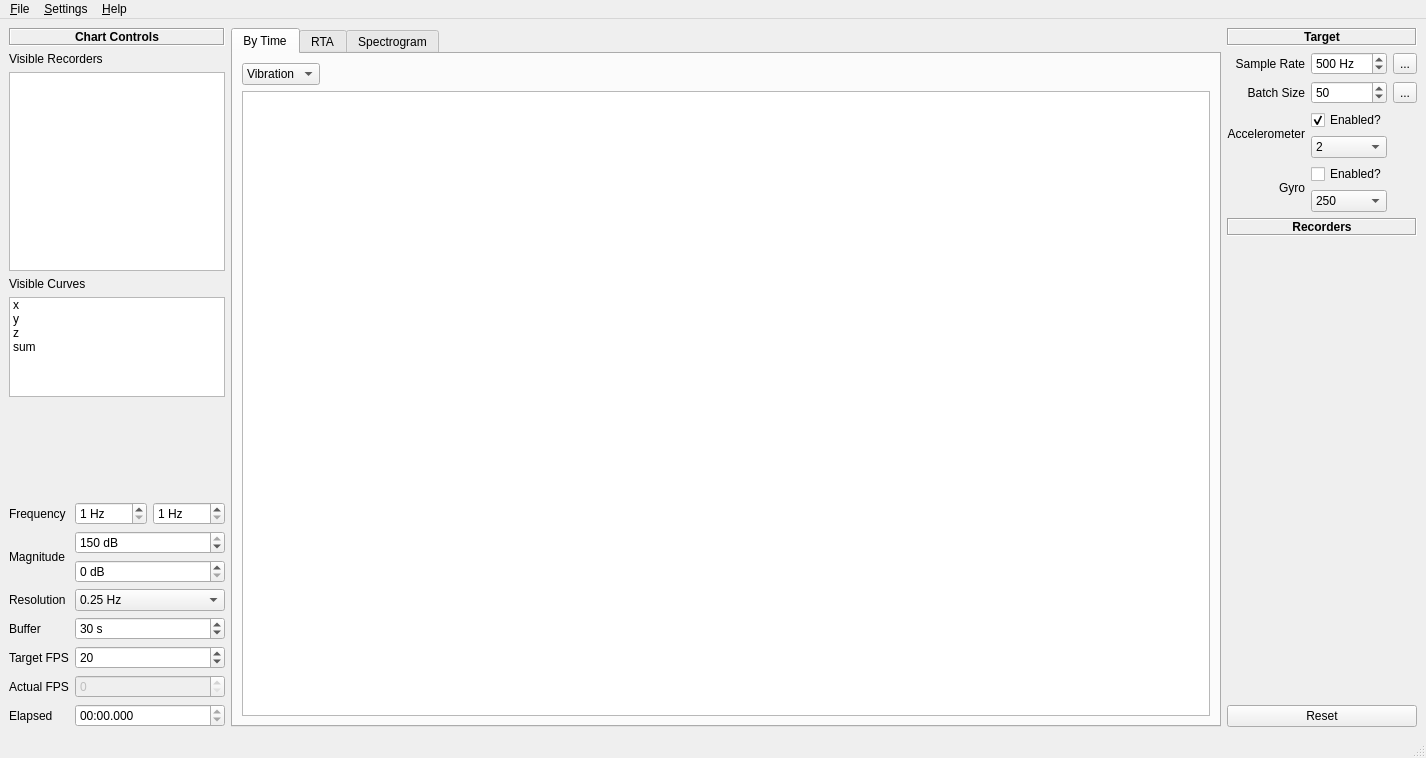
<?xml version="1.0" encoding="UTF-8"?>
<ui version="4.0">
 <class>MainWindow</class>
 <widget class="QMainWindow" name="MainWindow">
  <property name="geometry">
   <rect>
    <x>0</x>
    <y>0</y>
    <width>1426</width>
    <height>758</height>
   </rect>
  </property>
  <property name="windowTitle">
   <string>QVibe Analyser</string>
  </property>
  <widget class="QWidget" name="centralwidget">
   <layout class="QHBoxLayout" name="mainLayout" stretch="1,10,1">
    <item>
     <layout class="QVBoxLayout" name="chartControlLayout" stretch="0,0,2,0,1,1,0">
      <item>
       <widget class="QLabel" name="chartControlsLabel">
        <property name="font">
         <font>
          <weight>75</weight>
          <bold>true</bold>
         </font>
        </property>
        <property name="frameShape">
         <enum>QFrame::Box</enum>
        </property>
        <property name="frameShadow">
         <enum>QFrame::Sunken</enum>
        </property>
        <property name="text">
         <string>Chart Controls</string>
        </property>
        <property name="alignment">
         <set>Qt::AlignCenter</set>
        </property>
       </widget>
      </item>
      <item>
       <widget class="QLabel" name="activeRecordersLabel">
        <property name="text">
         <string>Visible Recorders</string>
        </property>
       </widget>
      </item>
      <item>
       <widget class="QListWidget" name="activeRecorders">
        <property name="selectionMode">
         <enum>QAbstractItemView::MultiSelection</enum>
        </property>
       </widget>
      </item>
      <item>
       <widget class="QLabel" name="visibleCurvesLabel">
        <property name="text">
         <string>Visible Curves</string>
        </property>
       </widget>
      </item>
      <item>
       <widget class="QListWidget" name="visibleCurves">
        <property name="selectionMode">
         <enum>QAbstractItemView::MultiSelection</enum>
        </property>
        <property name="resizeMode">
         <enum>QListView::Fixed</enum>
        </property>
        <item>
         <property name="text">
          <string>x</string>
         </property>
        </item>
        <item>
         <property name="text">
          <string>y</string>
         </property>
        </item>
        <item>
         <property name="text">
          <string>z</string>
         </property>
        </item>
        <item>
         <property name="text">
          <string>sum</string>
         </property>
        </item>
       </widget>
      </item>
      <item>
       <spacer name="verticalSpacer_2">
        <property name="orientation">
         <enum>Qt::Vertical</enum>
        </property>
        <property name="sizeHint" stdset="0">
         <size>
          <width>20</width>
          <height>40</height>
         </size>
        </property>
       </spacer>
      </item>
      <item>
       <layout class="QGridLayout" name="extraControlsLayout">
        <item row="5" column="1">
         <widget class="QSpinBox" name="fps">
          <property name="minimum">
           <number>1</number>
          </property>
          <property name="maximum">
           <number>50</number>
          </property>
          <property name="value">
           <number>20</number>
          </property>
         </widget>
        </item>
        <item row="3" column="0">
         <widget class="QLabel" name="resolutionHzLabel">
          <property name="text">
           <string>Resolution</string>
          </property>
         </widget>
        </item>
        <item row="4" column="0">
         <widget class="QLabel" name="bufferSizeLabel">
          <property name="text">
           <string>Buffer</string>
          </property>
         </widget>
        </item>
        <item row="2" column="1">
         <widget class="QSpinBox" name="magMin">
          <property name="suffix">
           <string> dB</string>
          </property>
          <property name="maximum">
           <number>150</number>
          </property>
         </widget>
        </item>
        <item row="0" column="1">
         <layout class="QHBoxLayout" name="freqLayout">
          <item>
           <widget class="QSpinBox" name="freqMin">
            <property name="suffix">
             <string> Hz</string>
            </property>
            <property name="minimum">
             <number>1</number>
            </property>
            <property name="maximum">
             <number>1000</number>
            </property>
           </widget>
          </item>
          <item>
           <widget class="QSpinBox" name="freqMax">
            <property name="suffix">
             <string> Hz</string>
            </property>
            <property name="minimum">
             <number>1</number>
            </property>
            <property name="maximum">
             <number>1000</number>
            </property>
           </widget>
          </item>
         </layout>
        </item>
        <item row="5" column="0">
         <widget class="QLabel" name="fpsLabel">
          <property name="text">
           <string>Target FPS</string>
          </property>
         </widget>
        </item>
        <item row="3" column="1">
         <widget class="QComboBox" name="resolutionHz">
          <item>
           <property name="text">
            <string>0.25 Hz</string>
           </property>
          </item>
          <item>
           <property name="text">
            <string>0.5 Hz</string>
           </property>
          </item>
          <item>
           <property name="text">
            <string>1.0 Hz</string>
           </property>
          </item>
          <item>
           <property name="text">
            <string>2.0 Hz</string>
           </property>
          </item>
          <item>
           <property name="text">
            <string>4.0 Hz</string>
           </property>
          </item>
         </widget>
        </item>
        <item row="6" column="1">
         <widget class="QSpinBox" name="actualFPS">
          <property name="enabled">
           <bool>false</bool>
          </property>
          <property name="maximum">
           <number>120</number>
          </property>
         </widget>
        </item>
        <item row="4" column="1">
         <widget class="QSpinBox" name="bufferSize">
          <property name="suffix">
           <string> s</string>
          </property>
          <property name="minimum">
           <number>1</number>
          </property>
          <property name="maximum">
           <number>240</number>
          </property>
          <property name="value">
           <number>30</number>
          </property>
         </widget>
        </item>
        <item row="6" column="0">
         <widget class="QLabel" name="actualFPSLabel">
          <property name="text">
           <string>Actual FPS</string>
          </property>
         </widget>
        </item>
        <item row="1" column="0" rowspan="2">
         <widget class="QLabel" name="magRangeLabel">
          <property name="text">
           <string>Magnitude</string>
          </property>
         </widget>
        </item>
        <item row="7" column="0">
         <widget class="QLabel" name="label">
          <property name="text">
           <string>Elapsed</string>
          </property>
         </widget>
        </item>
        <item row="7" column="1">
         <widget class="QTimeEdit" name="elapsedTime">
          <property name="readOnly">
           <bool>true</bool>
          </property>
          <property name="currentSection">
           <enum>QDateTimeEdit::MinuteSection</enum>
          </property>
          <property name="displayFormat">
           <string>mm:ss.zzz</string>
          </property>
         </widget>
        </item>
        <item row="0" column="0">
         <widget class="QLabel" name="freqLabel">
          <property name="text">
           <string>Frequency</string>
          </property>
         </widget>
        </item>
        <item row="1" column="1">
         <widget class="QSpinBox" name="magMax">
          <property name="suffix">
           <string> dB</string>
          </property>
          <property name="maximum">
           <number>150</number>
          </property>
          <property name="value">
           <number>150</number>
          </property>
         </widget>
        </item>
       </layout>
      </item>
     </layout>
    </item>
    <item>
     <layout class="QGridLayout" name="chartLayout">
      <property name="rightMargin">
       <number>0</number>
      </property>
      <item row="0" column="0">
       <widget class="QTabWidget" name="chartTabs">
        <property name="currentIndex">
         <number>0</number>
        </property>
        <widget class="QWidget" name="vibrationTab">
         <attribute name="title">
          <string>By Time</string>
         </attribute>
         <layout class="QGridLayout" name="gridLayout_3">
          <item row="1" column="0" colspan="2">
           <widget class="PlotWidgetWithDateAxis" name="liveVibrationChart">
            <property name="midLineWidth">
             <number>0</number>
            </property>
           </widget>
          </item>
          <item row="0" column="0">
           <widget class="QComboBox" name="vibrationAnalysis">
            <item>
             <property name="text">
              <string>Vibration</string>
             </property>
            </item>
            <item>
             <property name="text">
              <string>Tilt</string>
             </property>
            </item>
            <item>
             <property name="text">
              <string>Raw</string>
             </property>
            </item>
           </widget>
          </item>
          <item row="0" column="1">
           <spacer name="horizontalSpacer">
            <property name="orientation">
             <enum>Qt::Horizontal</enum>
            </property>
            <property name="sizeHint" stdset="0">
             <size>
              <width>40</width>
              <height>20</height>
             </size>
            </property>
           </spacer>
          </item>
         </layout>
        </widget>
        <widget class="QWidget" name="rtaTab">
         <attribute name="title">
          <string>RTA</string>
         </attribute>
         <layout class="QGridLayout" name="gridLayout_2">
          <item row="0" column="0">
           <layout class="QHBoxLayout" name="rtaControlsLayout">
            <item>
             <widget class="QLabel" name="rtaAverageLabel">
              <property name="text">
               <string>Averages</string>
              </property>
             </widget>
            </item>
            <item>
             <widget class="QComboBox" name="rtaAverage">
              <item>
               <property name="text">
                <string>1x</string>
               </property>
              </item>
              <item>
               <property name="text">
                <string>2x</string>
               </property>
              </item>
              <item>
               <property name="text">
                <string>5x</string>
               </property>
              </item>
              <item>
               <property name="text">
                <string>Forever</string>
               </property>
              </item>
             </widget>
            </item>
            <item>
             <widget class="QLabel" name="rtaViewLabel">
              <property name="text">
               <string>View</string>
              </property>
             </widget>
            </item>
            <item>
             <widget class="QComboBox" name="rtaView">
              <item>
               <property name="text">
                <string>avg</string>
               </property>
              </item>
              <item>
               <property name="text">
                <string>peak</string>
               </property>
              </item>
              <item>
               <property name="text">
                <string>psd</string>
               </property>
              </item>
             </widget>
            </item>
            <item>
             <widget class="QCheckBox" name="smoothRta">
              <property name="text">
               <string>Smooth?</string>
              </property>
             </widget>
            </item>
            <item>
             <widget class="QCheckBox" name="peakHold">
              <property name="text">
               <string>Show Peak?</string>
              </property>
             </widget>
            </item>
            <item>
             <widget class="QSpinBox" name="peakSecs">
              <property name="toolTip">
               <string>Seconds of data to include in peak calculation</string>
              </property>
              <property name="suffix">
               <string> s</string>
              </property>
              <property name="minimum">
               <number>1</number>
              </property>
              <property name="maximum">
               <number>30</number>
              </property>
              <property name="value">
               <number>1</number>
              </property>
             </widget>
            </item>
            <item>
             <spacer name="horizontalSpacer_2">
              <property name="orientation">
               <enum>Qt::Horizontal</enum>
              </property>
              <property name="sizeHint" stdset="0">
               <size>
                <width>40</width>
                <height>20</height>
               </size>
              </property>
             </spacer>
            </item>
            <item>
             <widget class="QLabel" name="snapLabel">
              <property name="text">
               <string>Snapshots:</string>
              </property>
             </widget>
            </item>
            <item>
             <widget class="QToolButton" name="snap1">
              <property name="enabled">
               <bool>true</bool>
              </property>
              <property name="text">
               <string>S1</string>
              </property>
              <property name="checkable">
               <bool>true</bool>
              </property>
             </widget>
            </item>
            <item>
             <widget class="QToolButton" name="snap2">
              <property name="enabled">
               <bool>true</bool>
              </property>
              <property name="text">
               <string>S2</string>
              </property>
              <property name="checkable">
               <bool>true</bool>
              </property>
             </widget>
            </item>
            <item>
             <widget class="QToolButton" name="snap3">
              <property name="enabled">
               <bool>true</bool>
              </property>
              <property name="text">
               <string>S3</string>
              </property>
              <property name="checkable">
               <bool>true</bool>
              </property>
             </widget>
            </item>
            <item>
             <widget class="QToolButton" name="snapButton">
              <property name="text">
               <string>...</string>
              </property>
             </widget>
            </item>
            <item>
             <widget class="QToolButton" name="deleteSnapButton">
              <property name="text">
               <string>...</string>
              </property>
             </widget>
            </item>
            <item>
             <widget class="QComboBox" name="snapSlotSelector">
              <item>
               <property name="text">
                <string>1</string>
               </property>
              </item>
              <item>
               <property name="text">
                <string>2</string>
               </property>
              </item>
              <item>
               <property name="text">
                <string>3</string>
               </property>
              </item>
             </widget>
            </item>
           </layout>
          </item>
          <item row="1" column="0">
           <widget class="PlotWidgetForSpectrum" name="rtaChart"/>
          </item>
         </layout>
        </widget>
        <widget class="QWidget" name="spectrogramTab">
         <attribute name="title">
          <string>Spectrogram</string>
         </attribute>
         <layout class="QGridLayout" name="gridLayout">
          <item row="0" column="0">
           <widget class="GraphicsLayoutWidget" name="spectrogramView"/>
          </item>
         </layout>
        </widget>
       </widget>
      </item>
     </layout>
    </item>
    <item>
     <layout class="QVBoxLayout" name="addRecorderLayout" stretch="0,0,0,0,0,0">
      <property name="leftMargin">
       <number>0</number>
      </property>
      <item>
       <widget class="QLabel" name="configHeaderLabel">
        <property name="font">
         <font>
          <weight>75</weight>
          <bold>true</bold>
         </font>
        </property>
        <property name="frameShape">
         <enum>QFrame::Box</enum>
        </property>
        <property name="frameShadow">
         <enum>QFrame::Sunken</enum>
        </property>
        <property name="text">
         <string>Target</string>
        </property>
        <property name="alignment">
         <set>Qt::AlignCenter</set>
        </property>
       </widget>
      </item>
      <item>
       <layout class="QGridLayout" name="targetConfigLayout">
        <item row="2" column="0">
         <widget class="QLabel" name="accelerometerLabel">
          <property name="text">
           <string>Accelerometer</string>
          </property>
          <property name="alignment">
           <set>Qt::AlignRight|Qt::AlignTrailing|Qt::AlignVCenter</set>
          </property>
         </widget>
        </item>
        <item row="1" column="1">
         <widget class="QSpinBox" name="targetBatchSize">
          <property name="minimum">
           <number>1</number>
          </property>
          <property name="maximum">
           <number>100</number>
          </property>
          <property name="value">
           <number>50</number>
          </property>
         </widget>
        </item>
        <item row="2" column="1">
         <layout class="QVBoxLayout" name="targetAccelerometerLayout">
          <item>
           <widget class="QCheckBox" name="targetAccelEnabled">
            <property name="text">
             <string>Enabled?</string>
            </property>
            <property name="checked">
             <bool>true</bool>
            </property>
           </widget>
          </item>
          <item>
           <widget class="QComboBox" name="targetAccelSens">
            <item>
             <property name="text">
              <string>2</string>
             </property>
            </item>
            <item>
             <property name="text">
              <string>4</string>
             </property>
            </item>
            <item>
             <property name="text">
              <string>8</string>
             </property>
            </item>
            <item>
             <property name="text">
              <string>16</string>
             </property>
            </item>
           </widget>
          </item>
         </layout>
        </item>
        <item row="3" column="0">
         <widget class="QLabel" name="gyroLabel">
          <property name="text">
           <string>Gyro</string>
          </property>
          <property name="alignment">
           <set>Qt::AlignRight|Qt::AlignTrailing|Qt::AlignVCenter</set>
          </property>
         </widget>
        </item>
        <item row="3" column="1">
         <layout class="QVBoxLayout" name="targetGyroLayout">
          <item>
           <widget class="QCheckBox" name="targetGyroEnabled">
            <property name="text">
             <string>Enabled?</string>
            </property>
           </widget>
          </item>
          <item>
           <widget class="QComboBox" name="targetGyroSens">
            <item>
             <property name="text">
              <string>250</string>
             </property>
            </item>
            <item>
             <property name="text">
              <string>500</string>
             </property>
            </item>
            <item>
             <property name="text">
              <string>1000</string>
             </property>
            </item>
            <item>
             <property name="text">
              <string>2000</string>
             </property>
            </item>
           </widget>
          </item>
         </layout>
        </item>
        <item row="1" column="0">
         <widget class="QLabel" name="targetBatchSizeLabel">
          <property name="text">
           <string>Batch Size</string>
          </property>
          <property name="alignment">
           <set>Qt::AlignRight|Qt::AlignTrailing|Qt::AlignVCenter</set>
          </property>
         </widget>
        </item>
        <item row="1" column="2">
         <widget class="QToolButton" name="resetTargetButton">
          <property name="text">
           <string>...</string>
          </property>
         </widget>
        </item>
        <item row="0" column="2">
         <widget class="QToolButton" name="applyTargetButton">
          <property name="text">
           <string>...</string>
          </property>
         </widget>
        </item>
        <item row="0" column="1">
         <widget class="QSpinBox" name="targetSampleRate">
          <property name="suffix">
           <string> Hz</string>
          </property>
          <property name="minimum">
           <number>100</number>
          </property>
          <property name="maximum">
           <number>1000</number>
          </property>
          <property name="value">
           <number>500</number>
          </property>
         </widget>
        </item>
        <item row="0" column="0">
         <widget class="QLabel" name="targetSampleRateLabel">
          <property name="text">
           <string>Sample Rate</string>
          </property>
          <property name="alignment">
           <set>Qt::AlignRight|Qt::AlignTrailing|Qt::AlignVCenter</set>
          </property>
         </widget>
        </item>
       </layout>
      </item>
      <item>
       <widget class="QLabel" name="recordersHeaderLabel">
        <property name="font">
         <font>
          <weight>75</weight>
          <bold>true</bold>
         </font>
        </property>
        <property name="frameShape">
         <enum>QFrame::Box</enum>
        </property>
        <property name="frameShadow">
         <enum>QFrame::Sunken</enum>
        </property>
        <property name="text">
         <string>Recorders</string>
        </property>
        <property name="alignment">
         <set>Qt::AlignCenter</set>
        </property>
       </widget>
      </item>
      <item>
       <layout class="QVBoxLayout" name="recordersLayout"/>
      </item>
      <item>
       <spacer name="verticalSpacer">
        <property name="orientation">
         <enum>Qt::Vertical</enum>
        </property>
        <property name="sizeHint" stdset="0">
         <size>
          <width>20</width>
          <height>40</height>
         </size>
        </property>
       </spacer>
      </item>
      <item>
       <widget class="QPushButton" name="resetButton">
        <property name="text">
         <string>Reset</string>
        </property>
       </widget>
      </item>
     </layout>
    </item>
   </layout>
  </widget>
  <widget class="QMenuBar" name="menubar">
   <property name="geometry">
    <rect>
     <x>0</x>
     <y>0</y>
     <width>1426</width>
     <height>30</height>
    </rect>
   </property>
   <widget class="QMenu" name="menuSettings">
    <property name="title">
     <string>&amp;Settings</string>
    </property>
    <addaction name="action_Preferences"/>
   </widget>
   <widget class="QMenu" name="menu_Help">
    <property name="title">
     <string>&amp;Help</string>
    </property>
    <addaction name="actionShow_Logs"/>
    <addaction name="actionRelease_Notes"/>
   </widget>
   <widget class="QMenu" name="menu_File">
    <property name="title">
     <string>&amp;File</string>
    </property>
    <widget class="QMenu" name="menu_Snapshots">
     <property name="title">
      <string>&amp;Snapshots</string>
     </property>
     <addaction name="actionToggle_1"/>
     <addaction name="actionToggle_2"/>
     <addaction name="actionToggle_3"/>
    </widget>
    <addaction name="actionSave_Chart"/>
    <addaction name="actionExport_Wav"/>
    <addaction name="separator"/>
    <addaction name="menu_Snapshots"/>
   </widget>
   <addaction name="menu_File"/>
   <addaction name="menuSettings"/>
   <addaction name="menu_Help"/>
  </widget>
  <widget class="QStatusBar" name="statusbar"/>
  <action name="action_Preferences">
   <property name="text">
    <string>&amp;Preferences</string>
   </property>
   <property name="shortcut">
    <string>Ctrl+P</string>
   </property>
  </action>
  <action name="actionShow_Logs">
   <property name="text">
    <string>Show &amp;Logs</string>
   </property>
   <property name="shortcut">
    <string>Ctrl+L</string>
   </property>
  </action>
  <action name="actionRelease_Notes">
   <property name="text">
    <string>Release &amp;Notes</string>
   </property>
  </action>
  <action name="actionSave_Chart">
   <property name="text">
    <string>Save &amp;Chart</string>
   </property>
   <property name="shortcut">
    <string>Ctrl+Shift+S</string>
   </property>
   <property name="shortcutContext">
    <enum>Qt::ApplicationShortcut</enum>
   </property>
  </action>
  <action name="actionExport_Wav">
   <property name="text">
    <string>Export &amp;Wav</string>
   </property>
   <property name="shortcut">
    <string>Ctrl+W</string>
   </property>
   <property name="shortcutContext">
    <enum>Qt::ApplicationShortcut</enum>
   </property>
  </action>
  <action name="actionToggle_2">
   <property name="checkable">
    <bool>true</bool>
   </property>
   <property name="text">
    <string>Toggle &amp;2</string>
   </property>
   <property name="shortcut">
    <string>Ctrl+S, Ctrl+2</string>
   </property>
  </action>
  <action name="actionToggle_1">
   <property name="checkable">
    <bool>true</bool>
   </property>
   <property name="text">
    <string>Toggle &amp;1</string>
   </property>
   <property name="shortcut">
    <string>Ctrl+S, Ctrl+1</string>
   </property>
  </action>
  <action name="actionToggle_3">
   <property name="checkable">
    <bool>true</bool>
   </property>
   <property name="text">
    <string>Toggle &amp;3</string>
   </property>
   <property name="shortcut">
    <string>Ctrl+S, Ctrl+3</string>
   </property>
  </action>
 </widget>
 <customwidgets>
  <customwidget>
   <class>PlotWidgetWithDateAxis</class>
   <extends>QGraphicsView</extends>
   <header>qvibe</header>
  </customwidget>
  <customwidget>
   <class>PlotWidgetForSpectrum</class>
   <extends>QGraphicsView</extends>
   <header>qvibe</header>
  </customwidget>
  <customwidget>
   <class>GraphicsLayoutWidget</class>
   <extends>QGraphicsView</extends>
   <header>pyqtgraph</header>
  </customwidget>
 </customwidgets>
 <tabstops>
  <tabstop>targetSampleRate</tabstop>
  <tabstop>applyTargetButton</tabstop>
  <tabstop>targetBatchSize</tabstop>
  <tabstop>resetTargetButton</tabstop>
  <tabstop>targetAccelEnabled</tabstop>
  <tabstop>targetAccelSens</tabstop>
  <tabstop>targetGyroEnabled</tabstop>
  <tabstop>targetGyroSens</tabstop>
  <tabstop>resetButton</tabstop>
  <tabstop>activeRecorders</tabstop>
  <tabstop>visibleCurves</tabstop>
  <tabstop>freqMin</tabstop>
  <tabstop>freqMax</tabstop>
  <tabstop>magMax</tabstop>
  <tabstop>magMin</tabstop>
  <tabstop>resolutionHz</tabstop>
  <tabstop>bufferSize</tabstop>
  <tabstop>fps</tabstop>
  <tabstop>actualFPS</tabstop>
  <tabstop>elapsedTime</tabstop>
  <tabstop>chartTabs</tabstop>
  <tabstop>vibrationAnalysis</tabstop>
  <tabstop>liveVibrationChart</tabstop>
  <tabstop>rtaAverage</tabstop>
  <tabstop>rtaChart</tabstop>
  <tabstop>rtaView</tabstop>
  <tabstop>smoothRta</tabstop>
  <tabstop>spectrogramView</tabstop>
 </tabstops>
 <resources/>
 <connections>
  <connection>
   <sender>resetTargetButton</sender>
   <signal>clicked()</signal>
   <receiver>MainWindow</receiver>
   <slot>reset_target()</slot>
   <hints>
    <hint type="sourcelabel">
     <x>1417</x>
     <y>139</y>
    </hint>
    <hint type="destinationlabel">
     <x>740</x>
     <y>118</y>
    </hint>
   </hints>
  </connection>
  <connection>
   <sender>applyTargetButton</sender>
   <signal>clicked()</signal>
   <receiver>MainWindow</receiver>
   <slot>apply_target()</slot>
   <hints>
    <hint type="sourcelabel">
     <x>1417</x>
     <y>99</y>
    </hint>
    <hint type="destinationlabel">
     <x>741</x>
     <y>45</y>
    </hint>
   </hints>
  </connection>
  <connection>
   <sender>targetSampleRate</sender>
   <signal>valueChanged(int)</signal>
   <receiver>MainWindow</receiver>
   <slot>update_target()</slot>
   <hints>
    <hint type="sourcelabel">
     <x>1378</x>
     <y>98</y>
    </hint>
    <hint type="destinationlabel">
     <x>173</x>
     <y>56</y>
    </hint>
   </hints>
  </connection>
  <connection>
   <sender>targetBatchSize</sender>
   <signal>valueChanged(int)</signal>
   <receiver>MainWindow</receiver>
   <slot>update_target()</slot>
   <hints>
    <hint type="sourcelabel">
     <x>1378</x>
     <y>138</y>
    </hint>
    <hint type="destinationlabel">
     <x>340</x>
     <y>63</y>
    </hint>
   </hints>
  </connection>
  <connection>
   <sender>targetAccelEnabled</sender>
   <signal>stateChanged(int)</signal>
   <receiver>MainWindow</receiver>
   <slot>update_target()</slot>
   <hints>
    <hint type="sourcelabel">
     <x>1377</x>
     <y>168</y>
    </hint>
    <hint type="destinationlabel">
     <x>431</x>
     <y>112</y>
    </hint>
   </hints>
  </connection>
  <connection>
   <sender>targetAccelSens</sender>
   <signal>currentIndexChanged(int)</signal>
   <receiver>MainWindow</receiver>
   <slot>update_target()</slot>
   <hints>
    <hint type="sourcelabel">
     <x>1377</x>
     <y>206</y>
    </hint>
    <hint type="destinationlabel">
     <x>521</x>
     <y>70</y>
    </hint>
   </hints>
  </connection>
  <connection>
   <sender>targetGyroEnabled</sender>
   <signal>stateChanged(int)</signal>
   <receiver>MainWindow</receiver>
   <slot>update_target()</slot>
   <hints>
    <hint type="sourcelabel">
     <x>1377</x>
     <y>236</y>
    </hint>
    <hint type="destinationlabel">
     <x>572</x>
     <y>111</y>
    </hint>
   </hints>
  </connection>
  <connection>
   <sender>targetGyroSens</sender>
   <signal>currentIndexChanged(int)</signal>
   <receiver>MainWindow</receiver>
   <slot>update_target()</slot>
   <hints>
    <hint type="sourcelabel">
     <x>1377</x>
     <y>274</y>
    </hint>
    <hint type="destinationlabel">
     <x>691</x>
     <y>115</y>
    </hint>
   </hints>
  </connection>
  <connection>
   <sender>bufferSize</sender>
   <signal>valueChanged(int)</signal>
   <receiver>MainWindow</receiver>
   <slot>set_buffer_size()</slot>
   <hints>
    <hint type="sourcelabel">
     <x>255</x>
     <y>612</y>
    </hint>
    <hint type="destinationlabel">
     <x>760</x>
     <y>32</y>
    </hint>
   </hints>
  </connection>
  <connection>
   <sender>chartTabs</sender>
   <signal>currentChanged(int)</signal>
   <receiver>MainWindow</receiver>
   <slot>set_visible_chart()</slot>
   <hints>
    <hint type="sourcelabel">
     <x>490</x>
     <y>106</y>
    </hint>
    <hint type="destinationlabel">
     <x>170</x>
     <y>649</y>
    </hint>
   </hints>
  </connection>
  <connection>
   <sender>resetButton</sender>
   <signal>clicked()</signal>
   <receiver>MainWindow</receiver>
   <slot>reset_recording()</slot>
   <hints>
    <hint type="sourcelabel">
     <x>1244</x>
     <y>727</y>
    </hint>
    <hint type="destinationlabel">
     <x>775</x>
     <y>635</y>
    </hint>
   </hints>
  </connection>
  <connection>
   <sender>visibleCurves</sender>
   <signal>itemSelectionChanged()</signal>
   <receiver>MainWindow</receiver>
   <slot>set_visible_curves()</slot>
   <hints>
    <hint type="sourcelabel">
     <x>58</x>
     <y>286</y>
    </hint>
    <hint type="destinationlabel">
     <x>32</x>
     <y>383</y>
    </hint>
   </hints>
  </connection>
  <connection>
   <sender>activeRecorders</sender>
   <signal>itemSelectionChanged()</signal>
   <receiver>MainWindow</receiver>
   <slot>set_visible_recorders()</slot>
   <hints>
    <hint type="sourcelabel">
     <x>149</x>
     <y>172</y>
    </hint>
    <hint type="destinationlabel">
     <x>136</x>
     <y>391</y>
    </hint>
   </hints>
  </connection>
 </connections>
 <slots>
  <slot>reset_target()</slot>
  <slot>apply_target()</slot>
  <slot>update_target()</slot>
  <slot>set_buffer_size()</slot>
  <slot>set_visible_chart()</slot>
  <slot>reset_recording()</slot>
  <slot>set_visible_curves()</slot>
  <slot>set_visible_recorders()</slot>
 </slots>
</ui>
